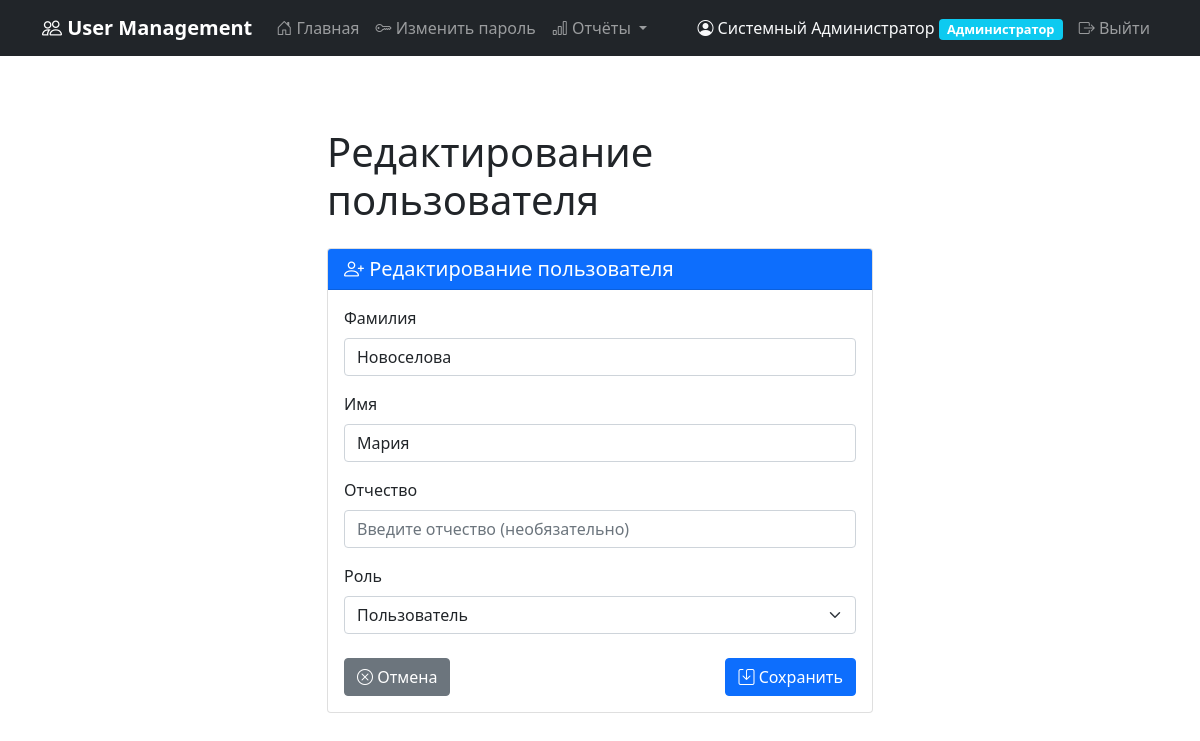
The app's page /user/2/edit (signed in) with its own data.
### models.py (models this page shows, shortened)
class User(UserMixin, db.Model):
    __tablename__ = 'users'
    id = db.Column(db.Integer, primary_key=True)
    username = db.Column(db.String(80), unique=True, nullable=False)
    password_hash = db.Column(db.String(200), nullable=False)
    last_name = db.Column(db.String(50))
    first_name = db.Column(db.String(50), nullable=False)
    patronymic = db.Column(db.String(50))
    role_id = db.Column(db.Integer, db.ForeignKey('roles.id'))
    created_at = db.Column(db.DateTime, default=datetime.utcnow)
    visit_logs = db.relationship('VisitLog', backref='user', lazy=True)
    @property
    def password(self):
        raise AttributeError('password is not a readable attribute')
    @property
    def full_name(self):
        parts = [self.last_name or '', self.first_name or '', self.patronymic or '']
        return ' '.join(filter(None, parts)).strip() or self.username
    def has_role(self, role_name):
        return self.role and self.role.name == role_name

class Role(db.Model):
    __tablename__ = 'roles'
    id = db.Column(db.Integer, primary_key=True)
    name = db.Column(db.String(50), unique=True, nullable=False)
    description = db.Column(db.String(200))
    users = db.relationship('User', backref='role', lazy=True)

### app.py (the view, shortened to what this page needs)
@app.route('/user/<int:user_id>/edit', methods=['GET', 'POST'])
@login_required
@check_rights('edit')
def edit_user(user_id):
    user = User.query.get_or_404(user_id)
    form = UserEditForm(obj=user)
    form.role_id.choices = [(r.id, r.name) for r in Role.query.all()]
    form.role_id.choices.insert(0, (0, 'Без роли'))
    if user.role_id is None:
        form.role_id.data = 0
    if current_user.has_role('Пользователь'):
        form.role_id.render_kw = {'disabled': True}
    return render_template('user_form.html', form=form, user=user, title='Редактирование пользователя')

### forms.py
class UserEditForm(FlaskForm):
    last_name = StringField('Фамилия')
    first_name = StringField('Имя', validators=[DataRequired(message='Имя обязательно для заполнения')])
    patronymic = StringField('Отчество')
    role_id = SelectField('Роль', coerce=int, validators=[])

### app.py (called while the page is built)
@app.before_request
def log_visit():
    if request.path.startswith('/static') or request.path == '/favicon.ico':
        return
    if request.path.startswith('/reports/logs'):
        return
    log = VisitLog(
        path=request.path,
        user_id=current_user.id if current_user.is_authenticated else None
    )
    db.session.add(log)
    db.session.commit()

@login_manager.user_loader
def load_user(user_id):
    return User.query.get(int(user_id))

@app.context_processor
def inject_user_role():
    return dict(has_admin_role=current_user.has_role('Администратор') if current_user.is_authenticated else False)

### templates/user_form.html (shortened to what this page needs)
{% extends "base.html" %}
{% from "macros/form_macros.html" import render_field, render_select %}
{% block content %}
<div class="row">
    <div class="col-md-6 offset-md-3">
        <h1 class="mt-5">{{ title }}</h1>
        <div class="card mt-4">
            <div class="card-header bg-primary text-white">
                <h5 class="mb-0"><i class="bi bi-person-plus"></i> {{ title }}</h5>
            </div>
            <div class="card-body">
                <form method="POST">
                    {{ render_field(form.last_name, placeholder="Введите фамилию (необязательно)") }}
                    {{ render_field(form.first_name, placeholder="Введите имя") }}
                    {{ render_field(form.patronymic, placeholder="Введите отчество (необязательно)") }}
                    {{ render_select(form.role_id) }}
                    <div class="mt-4 d-flex justify-content-between">
                        <a href="{{ url_for('index') }}" class="btn btn-secondary">
                            <i class="bi bi-x-circle"></i> Отмена
                        </a>
                        <button type="submit" class="btn btn-primary">
                            <i class="bi bi-save"></i> Сохранить
                        </button>
                    </div>
                </form>
            </div>
        </div>
    </div>
</div>
{% endblock %}

### templates/base.html (shortened to what this page needs)
<!DOCTYPE html>
<html lang="ru">
<head>
    <link href="https://cdn.jsdelivr.net/npm/bootstrap@5.1.3/dist/css/bootstrap.min.css" rel="stylesheet">
    <link rel="stylesheet" href="https://cdn.jsdelivr.net/npm/bootstrap-icons@1.8.1/font/bootstrap-icons.css">
</head>
<body>
    <nav class="navbar navbar-expand-lg navbar-dark bg-dark fixed-top">
        <div class="container">
            <a class="navbar-brand" href="{{ url_for('index') }}">
                <i class="bi bi-people"></i> User Management
            </a>
            <div class="collapse navbar-collapse" id="navbarNav">
                <ul class="navbar-nav me-auto">
                    <li class="nav-item">
                        <a class="nav-link" href="{{ url_for('index') }}">
                            <i class="bi bi-house-door"></i> Главная
                        </a>
                    </li>
                    {% if current_user.is_authenticated %}
                    <li class="nav-item">
                        <a class="nav-link" href="{{ url_for('change_password') }}">
                            <i class="bi bi-key"></i> Изменить пароль
                        </a>
                    </li>
                    <li class="nav-item dropdown">
                        <a class="nav-link dropdown-toggle" href="#" id="reportsDropdown" role="button" data-bs-toggle="dropdown">
                            <i class="bi bi-bar-chart"></i> Отчёты
                        </a>
                    </li>
                    {% endif %}
                </ul>
                <ul class="navbar-nav">
                    {% if current_user.is_authenticated %}
                    <li class="nav-item">
                        <span class="nav-link text-light">
                            <i class="bi bi-person-circle"></i> {{ current_user.full_name }}
                            {% if current_user.role %}
                                <span class="badge bg-info">{{ current_user.role.name }}</span>
                            {% endif %}
                        </span>
                    </li>
                    <li class="nav-item">
                        <a class="nav-link" href="{{ url_for('logout') }}">
                            <i class="bi bi-box-arrow-right"></i> Выйти
                        </a>
                    </li>
                    {% else %}
                    <li class="nav-item">
                        <a class="nav-link" href="{{ url_for('login') }}">
                            <i class="bi bi-box-arrow-in-right"></i> Войти
                        </a>
                    </li>
                    {% endif %}
                </ul>
            </div>
        </div>
    </nav>
    <div class="container">
        {% block content %}{% endblock %}
    </div>
</body>
</html>

### templates/macros/form_macros.html (shortened to what this page needs)
{% macro render_field(field) %}
<div class="mb-3">
    {{ field.label(class="form-label") }}
    {{ field(class="form-control" + (" is-invalid" if field.errors else ""), **kwargs) | safe }}
</div>
{% endmacro %}
{% macro render_select(field) %}
<div class="mb-3">
    {{ field.label(class="form-label") }}
    {{ field(class="form-select" + (" is-invalid" if field.errors else ""), **kwargs) | safe }}
</div>
{% endmacro %}

### templates/base.html (style rules this page uses)
body { padding-top: 60px; }
.navbar-brand { font-weight: bold; }
.badge { font-size: 0.8rem; }

### records on screen
User: full_name "Системный Администратор"
Role: role.name "Администратор"
User: last_name "Новоселова", first_name "Мария", role_id "Пользователь"

### other values on screen
{{ title }} "Редактирование пользователя"
{{ field.label(class="form-label") }} "Фамилия Имя Отчество"
{{ field.label(class="form-label") }} "Роль"
